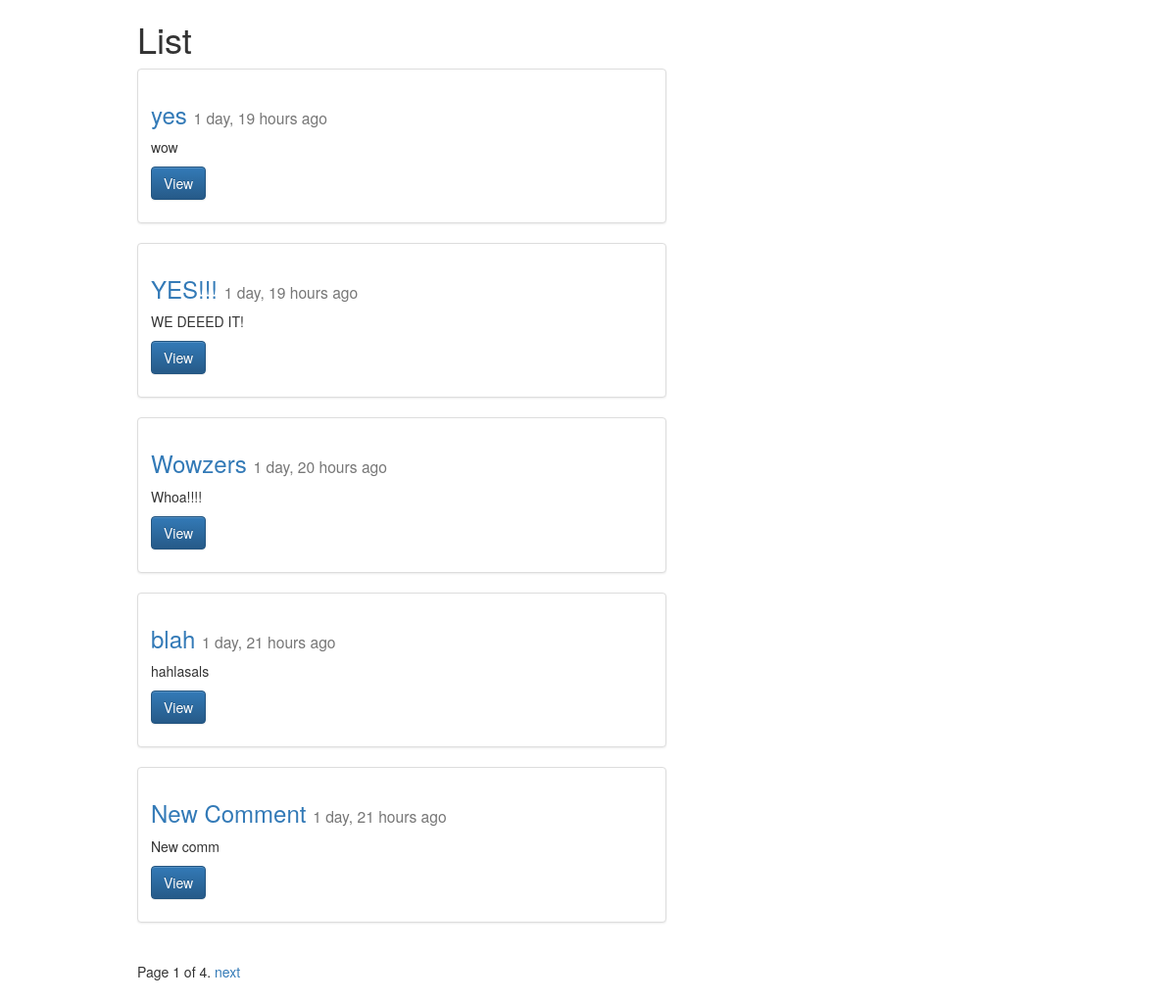
The page /posts/ on the database as committed earlier.
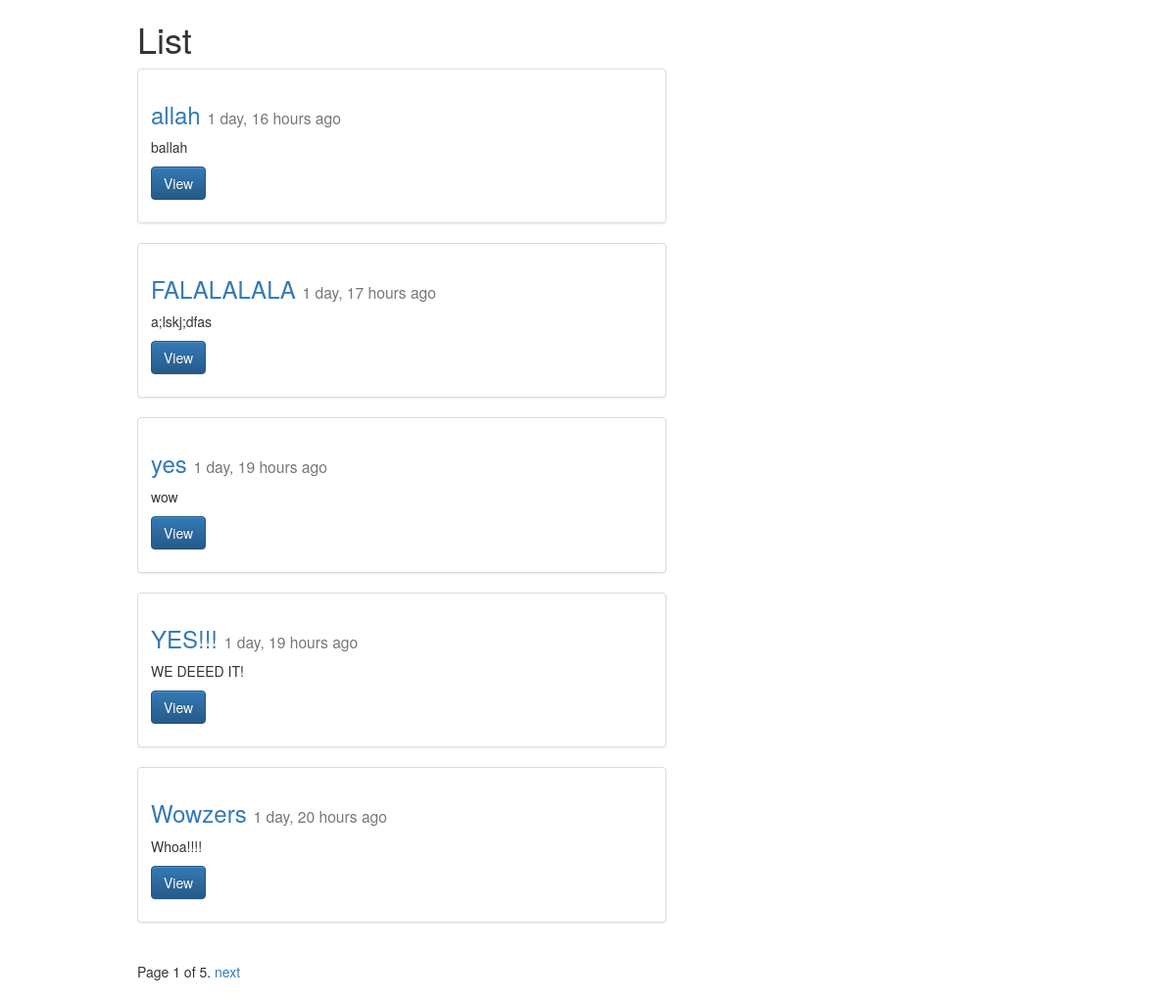
The same page on the database as committed later.
### posts/models.py (models this page shows, shortened)
class Post(models.Model):
	title = models.CharField(max_length=120)  #max_length = 120
	image = models.FileField(null=True, blank=True)
	content = models.TextField()
	timestamp = models.DateTimeField(auto_now=False, auto_now_add=True) #1st time made initially
	updated = models.DateTimeField(auto_now=True, auto_now_add=False) #everytime it's updated
	def get_absolute_url(self):
		return reverse("posts:detail", kwargs={"id": self.id})
	class Meta: #describes model, handles anything not a field
		ordering = ["-timestamp", "-updated"]

### posts/views.py (the view)
def posts_list(request): #list items
	queryset_list = Post.objects.all() #all queries
	queries_per_page_var = 5
	paginator = Paginator(queryset_list, queries_per_page_var) # Show 25 contacts per page
	page_request_var = 'page' #change page search name (see post_list.html)
	page = request.GET.get(page_request_var)
	try:
	    queryset = paginator.page(page) #queries in a given paginator set
	except PageNotAnInteger:
	    queryset = paginator.page(1)
	except EmptyPage:
	    queryset = paginator.page(paginator.num_pages)
	context = {
		"object_list": queryset,  #add queryset to post list we can see
		"title": "List",
		"page_request_var": page_request_var
	}
	return render(request, 'post_list.html', context)

### templates/post_list.html (shortened to what this page needs)
{% extends "base.html" %}
{% block content %}
<div class="col-sm-6 col-sm-offset-1">
	<h1> {{ title }} </h1>
	{% for obj in object_list %}
	<div class="row">
  		<div class="col-sm-12">
    		<div class="thumbnail">
      			<div class="caption">
        		<h3>
        			<a href='{{ obj.get_absolute_url }}'>{{ obj.title }}</a>
        			<small>{{ obj.timestamp|timesince }} ago</small>
        		</h3>
		        <p>{{ obj.content |linebreaks|truncatechars:120}}</p>
		        <p><a href="{{ obj.get_absolute_url }}" class="btn btn-primary" role="button">View</a> </p>
		      	</div>
    		</div>
  		</div>
	</div>
	{% endfor %}
<div class="pagination">
    <span class="step-links">
        <span class="current">
            Page {{ object_list.number }} of {{ object_list.paginator.num_pages }}.
        </span>
        {% if object_list.has_next %}
            <a href="?{{ page_request_var }}={{ object_list.next_page_number }}">next</a>
        {% endif %}
    </span>
</div>
</div>
{% endblock content %}

### templates/base.html (shortened to what this page needs)
{% load staticfiles %}
<html>
	<head>
	<link rel="stylesheet" href="https://maxcdn.bootstrapcdn.com/bootstrap/3.3.6/css/bootstrap.min.css">
	<link rel="stylesheet" href="https://maxcdn.bootstrapcdn.com/bootstrap/3.3.6/css/bootstrap-theme.min.css">
	</head>
<body>
<div class='container'>
{% block content %}
{% endblock content %}
</div>
</body>
</html>

Rows that differ between the two databases and show on the page:
no longer on this page (row unchanged): Post: title "blah", timestamp "1 day, 21 hours", content "hahlasals"
no longer on this page (row unchanged): Post: title "New Comment", timestamp "1 day, 21 hours", content "New comm"
added Post: title "allah", timestamp "1 day, 16 hours", content "ballah"
added Post: title "FALALALALA", timestamp "1 day, 17 hours", content "a;lskj;dfas"
Other text that changed with them:
{{ object_list.paginator.num_pages }}: "4" → "5"
